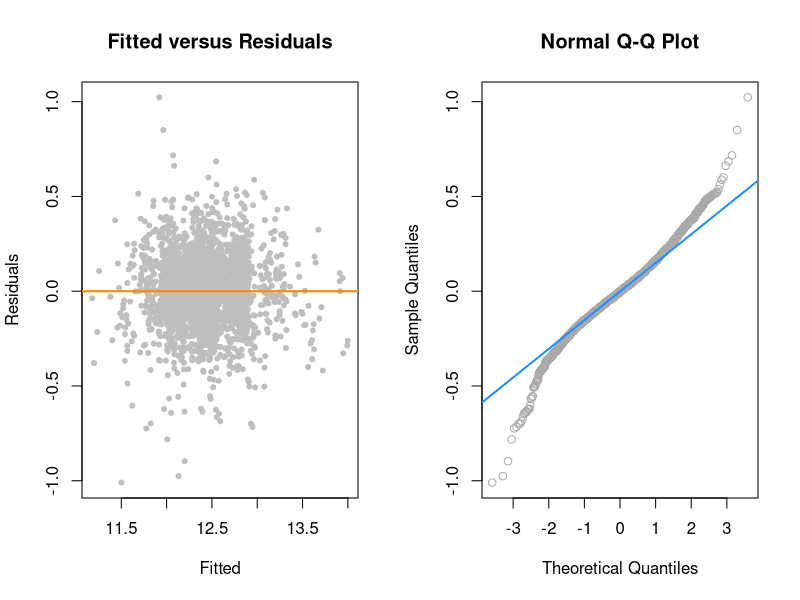
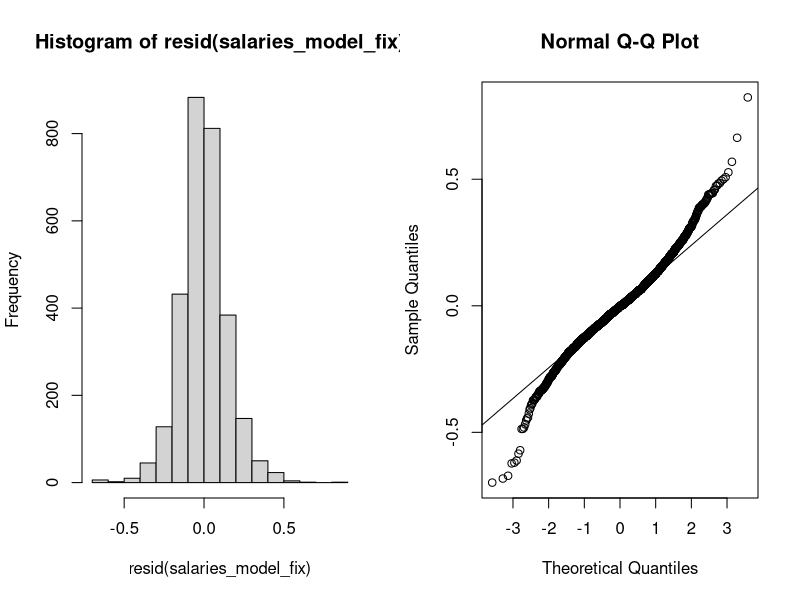
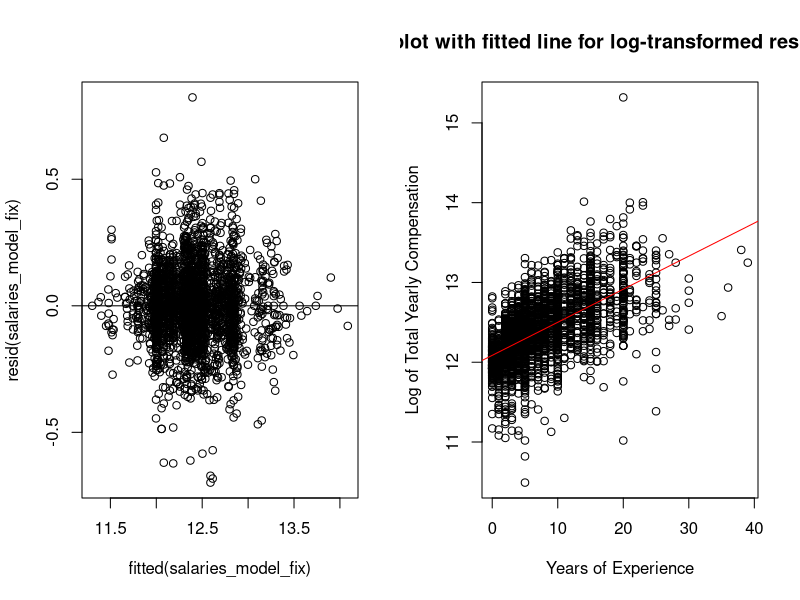
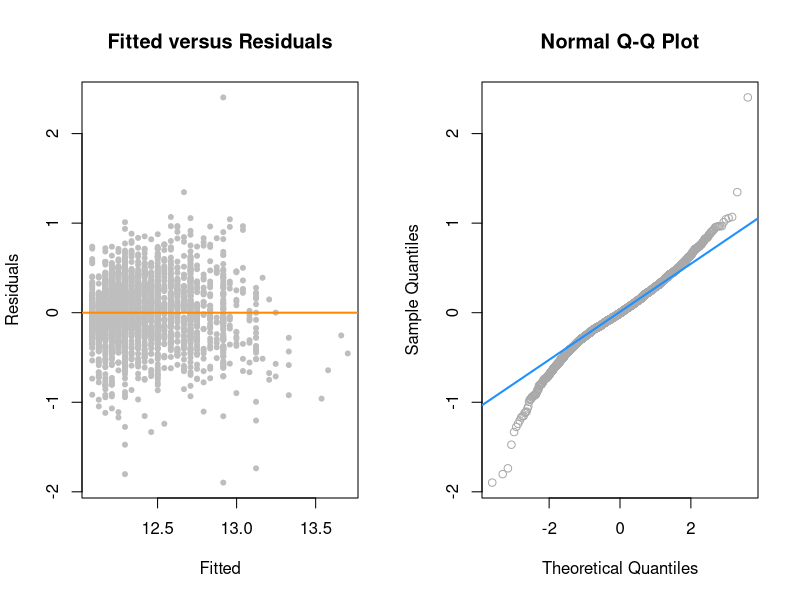
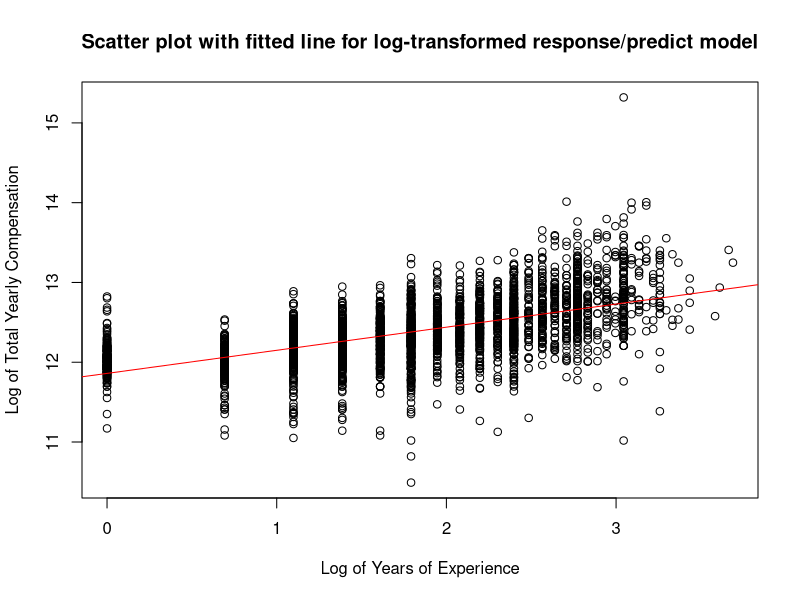
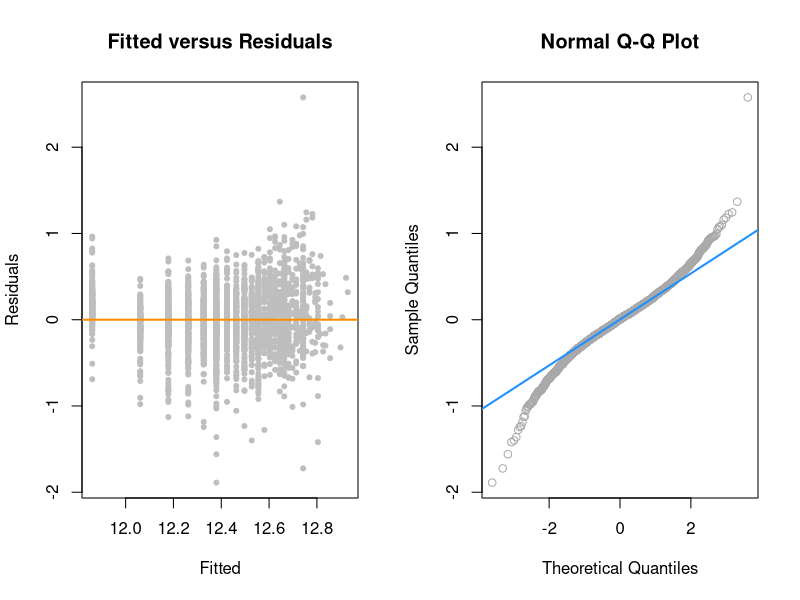
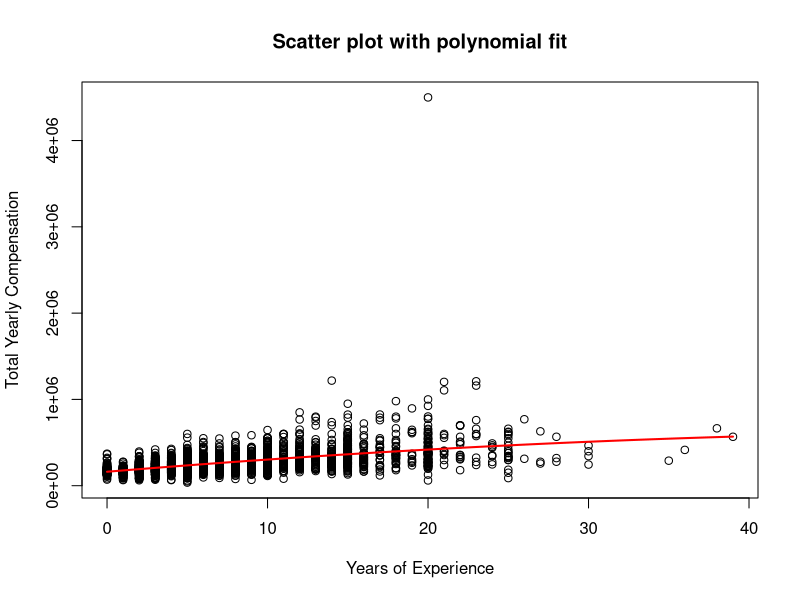
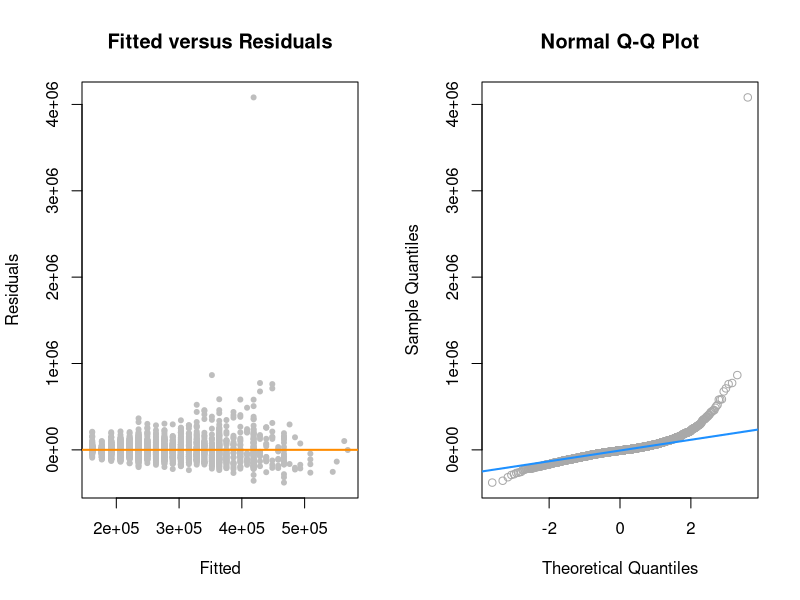

Source code (R) for these figures, in order:
## ---- chunk 1
#Loading dataset
library(readr)
library(stringr)
salaries = read_csv("Levels-Fyi-Salary-Data-Cleaned-US.csv")

#Remove NA records
salaries = na.omit(salaries)

#Create new column 'State' which only shows the Convert to State
salaries$state = str_sub(salaries$location,-2,-1)

#Changing some predictors to factors
salaries$company = as.factor(salaries$company)
salaries$level = as.factor(salaries$level)
salaries$title = as.factor(salaries$title)
salaries$location = as.factor(salaries$location)
salaries$state = as.factor(salaries$state)
salaries$gender = as.factor(salaries$gender)
salaries$Race = as.factor(salaries$Race)
salaries$Education = as.factor(salaries$Education)

#Feel free to uncomment until we get confirmation from TA on removing columns or not
#Variable Selection: Removed variables that contained redundant information 
#salaries = subset(salaries, select = c(company, level, title,
#                                       totalyearlycompensation,
#                                       yearsofexperience, yearsatcompany, tag,
#                                       basesalary, stockgrantvalue, bonus,
#                                       gender, Race, Education, state))

#Variable Selection: Removed variables that contained redundant information 
salaries = subset(salaries, select = c(company, level, title,
                                       totalyearlycompensation,
                                       yearsofexperience, yearsatcompany, tag,
                                       gender, Race, Education, state))
## ---- chunk 2
library(car)
library(lmtest)
library(boot)
set.seed(22)

get_loocv_rmse = function(model){
  sqrt(mean((resid(model) / (1 - hatvalues(model))) ^ 2))
}

trn_idx = sample(1:nrow(salaries), 1608)
trn = salaries[trn_idx, ]
tst = salaries[-trn_idx, ]

salaries_model = lm(totalyearlycompensation ~ ., data = trn)
salaries_model_back_aic = step(salaries_model, direction = "backward", trace = 0)

#Check for collinearity
car::vif(salaries_model_back_aic) #Nothing too bad, perhaps level is high

#Transform log response and add interactions to predictors to improve normality, linearity, constant variance, adjusted R-squared, and loocv-RMSE
aic_model_trans = lm(log(totalyearlycompensation) ~ (company + yearsofexperience) ^ 2 + title + gender + Race + Education + level, data = trn)

#Remove influential data from the model
aic_model_fix = lm(log(totalyearlycompensation) ~ (company + yearsofexperience) ^ 2 + title + gender + Race + Education + level, data = salaries, subset = cooks.distance(aic_model_trans) < 4 / length(cooks.distance(aic_model_trans)))

#Run diagnostics
summary(aic_model_fix)$adj 
get_loocv_rmse(aic_model_fix)
shapiro.test(resid(aic_model_fix))
bptest(aic_model_fix)

#Plot diagnostics
par(mfrow = c(1, 2))

# Residuals vs Fitted values plot
plot(fitted(aic_model_fix), resid(aic_model_fix), col = "grey", pch = 20,
     xlab = "Fitted", ylab = "Residuals", main = "Fitted versus Residuals")
abline(h = 0, col = "darkorange", lwd = 2)

# Q-Q plot
qqnorm(resid(aic_model_fix), main = "Normal Q-Q Plot", col = "darkgrey")
qqline(resid(aic_model_fix), col = "dodgerblue", lwd = 2)

#Simulation
num_sims = 1000
rmse_trn = rep(0, num_sims)
rmse_tst = rep(0, num_sims)

rmse = function(y, y_hat){
  sqrt(sum((y - y_hat) ^ 2) / length(y))
}

for(i in 1:num_sims){
  sim_fit = lm(log(totalyearlycompensation) ~ (company + yearsofexperience + title) ^ 2 + gender + Race + Education + level, data = trn)
  
  rmse_trn[i] = rmse(trn$totalyearlycompensation, exp(predict(sim_fit, trn)))
  rmse_tst[i] = rmse(tst$totalyearlycompensation, exp(predict(sim_fit, tst)))
}

mean(rmse_trn)
mean(rmse_tst)

salary_1 = data.frame(company = "Amazon", level = "L4", title = "Software Engineer", yearsofexperience = 0, gender = "Female", Race = "Asian", Education = "Master's Degree") #150000
salary_2 = data.frame(company = "Amazon", level = "L4", title = "Software Engineer", yearsofexperience = 2, gender = "Male", Race = "Hispanic", Education = "Bachelor's Degree") #152000
salary_3 = data.frame(company = "Google", level = "L5", title = "Software Engineer", yearsofexperience = 9, gender = "Male", Race = "Asian", Education = "PhD") #396000

exp(predict(aic_model_fix, newdata = salary_1))
exp(predict(aic_model_fix, newdata = salary_2))
exp(predict(aic_model_fix, newdata = salary_3))
## ---- chunk 3
salaries_model = lm(totalyearlycompensation ~ ., data = salaries)
## ---- chunk 4
#Didnt use p but n was used for model BIC models  
#p = length(coef(salaries_model))
n = length(resid(salaries_model))

#Backward AIC
salaries_model_back_aic = step(salaries_model,
                               direction = "backward", trace = 0)

#Backward BIC
salaries_model_back_bic = step(salaries_model, direction = "backward",
                               k = log(n), trace = 0)

salaries_model_start = lm(totalyearlycompensation ~ 1, data = salaries)

#Forward AIC
salaries_model_forw_aic = step(salaries_model_start, 
                               scope = totalyearlycompensation ~ company + level +
                               title + yearsofexperience + yearsatcompany + tag +
                               gender + Race + Education + state,
                               direction = "forward", trace = 0)

#Forward BIC
salaries_model_forw_bic = step(salaries_model_start, 
                               scope = totalyearlycompensation ~ company + level +
                               title + yearsofexperience + yearsatcompany + tag +
                               gender + Race + Education + state,
                               direction = "forward", k = log(n), trace = 0)

#Stepwise AIC
salaries_model_both_aic = step(salaries_model_start, 
                               scope = totalyearlycompensation ~ company + level +
                               title + yearsofexperience + yearsatcompany + tag +
                               gender + Race + Education + state,
                               direction = "both", trace = 0)

#Stepwise BIC
salaries_model_both_bic = step(salaries_model_start, 
                               scope = totalyearlycompensation ~ company + level +
                               title + yearsofexperience + yearsatcompany + tag +
                               gender + Race + Education + state,
                               direction = "both", k = log(n), trace = 0)
## ---- chunk 5
library(lmtest)
salaries_model_add = lm(log(totalyearlycompensation) ~ (yearsatcompany + company + title + state + level) ^ 2, data = salaries)
 
salaries_model_fix = lm(log(totalyearlycompensation) ~ (yearsatcompany + company + title + state + level) ^ 2, data = salaries, subset = cooks.distance(salaries_model_add) < 4 / length(cooks.distance(salaries_model_add)))

hist(resid(salaries_model_fix))
 
#salaries_model_int = lm(totalyearlycompensation ~ level * title * yearsofexperience * yearsatcompany, data = salaries)

#anova(salaries_model_add, salaries_model_int)
#summary(salaries_model_int)

#salaries_model_three_int = lm(totalyearlycompensation ~ company * level * yearsofexperience, data = salaries)

qqnorm(resid(salaries_model_fix))
qqline(resid(salaries_model_fix))
plot(fitted(salaries_model_fix), resid(salaries_model_fix))
abline(h=0)
shapiro.test(resid(salaries_model_fix))
bptest(salaries_model_fix)
#anova(salaries_model_add, salaries_model_two_int)

#anova(salaries_model_two_int, salaries_model_three_int)

## ---- chunk 6
# Create a model with transformed predictors
salaries_model_res_trans= lm(log(totalyearlycompensation) ~ yearsofexperience, data = salaries)
summary(salaries_model_res_trans)

# Plot the data
 plot(log(totalyearlycompensation) ~ yearsofexperience, data = salaries,
      xlab = "Years of Experience",
      ylab = "Log of Total Yearly Compensation",
      main = "Scatter plot with fitted line for log-transformed response model")

# Add the fitted line
abline(salaries_model_res_trans, col = "red")

par(mfrow = c(1, 2))

# Residuals vs Fitted values plot
plot(fitted(salaries_model_res_trans), resid(salaries_model_res_trans), col = "grey", pch = 20,
     xlab = "Fitted", ylab = "Residuals", main = "Fitted versus Residuals")
abline(h = 0, col = "darkorange", lwd = 2)

# Q-Q plot
qqnorm(resid(salaries_model_res_trans), main = "Normal Q-Q Plot", col = "darkgrey")
qqline(resid(salaries_model_res_trans), col = "dodgerblue", lwd = 2)

library(lmtest)
bptest(salaries_model_res_trans)
shapiro.test(resid(salaries_model_res_trans))

# Build a linear model with log-transformed response and predictor
salaries_model_res_pred_trans = lm(log(totalyearlycompensation) ~ log(yearsofexperience+1), data = salaries)

summary(salaries_model_res_pred_trans)

par(mfrow = c(1, 1))

# Plot the data
 plot(log(totalyearlycompensation) ~ log(yearsofexperience+1), data = salaries,
      xlab = "Log of Years of Experience",
      ylab = "Log of Total Yearly Compensation",
      main = "Scatter plot with fitted line for log-transformed response/predict model")

# Add the fitted line
abline(salaries_model_res_pred_trans, col = "red")

par(mfrow = c(1, 2))

# Residuals vs Fitted values plot
plot(fitted(salaries_model_res_pred_trans), resid(salaries_model_res_pred_trans), col = "grey", pch = 20,
     xlab = "Fitted", ylab = "Residuals", main = "Fitted versus Residuals")
abline(h = 0, col = "darkorange", lwd = 2)

# Q-Q plot
qqnorm(resid(salaries_model_res_pred_trans), main = "Normal Q-Q Plot", col = "darkgrey")
qqline(resid(salaries_model_res_pred_trans), col = "dodgerblue", lwd = 2)

library(lmtest)
bptest(salaries_model_res_pred_trans)
shapiro.test(resid(salaries_model_res_pred_trans))


# Create a model with transformed predictors
salaries_model_pred_trans = lm(totalyearlycompensation ~ yearsofexperience + I(yearsofexperience^2), data = salaries)

# Summarize the model
summary(salaries_model_pred_trans)

par(mfrow = c(1, 1))

# Plot the data
plot(totalyearlycompensation ~ yearsofexperience, data = salaries,
     xlab = "Years of Experience",
     ylab = "Total Yearly Compensation",
     main = "Scatter plot with polynomial fit")

# Add the polynomial fit
years = seq(min(salaries$yearsofexperience), max(salaries$yearsofexperience), length.out = 100)
predicted_compensation = predict(salaries_model_pred_trans, newdata = data.frame(yearsofexperience = years))

lines(years, predicted_compensation, col = "red", lwd = 2)

par(mfrow = c(1, 2))

# Residuals vs Fitted values plot
plot(fitted(salaries_model_pred_trans), resid(salaries_model_pred_trans), col = "grey", pch = 20,
     xlab = "Fitted", ylab = "Residuals", main = "Fitted versus Residuals")
abline(h = 0, col = "darkorange", lwd = 2)

# Q-Q plot
qqnorm(resid(salaries_model_pred_trans), main = "Normal Q-Q Plot", col = "darkgrey")
qqline(resid(salaries_model_pred_trans), col = "dodgerblue", lwd = 2)

library(lmtest)
bptest(salaries_model_pred_trans)
shapiro.test(resid(salaries_model_pred_trans))

## ---- chunk 7
library(car)
library(lmtest)

get_loocv_rmse = function(model){
  sqrt(mean((resid(model) / (1 - hatvalues(model))) ^ 2))
}
#start_model = lm(log(totalyearlycompensation) ~ . ^ 2, data = salaries)
#aic_model = step(start_model, direction = "backward", trace = 0)
#Check for collinearity
car::vif(salaries_model_both_aic) #Nothing too bad, perhaps level is high

#Transform log response and add interactions to predictors to improve normality, linearity, constant variance, adjusted R-squared, and loocv-RMSE
aic_model_trans_2 = lm(log(totalyearlycompensation) ~ (company + yearsofexperience + title) ^ 2 + level + gender + Race + Education, data = salaries)

aic_model_trans = lm(log(totalyearlycompensation) ~ (company + yearsofexperience + title) ^ 2 + gender + Race + Education + level, data = salaries)

anova(aic_model_trans, aic_model_trans_2)

#Remove influential data from the model
aic_model_fix = lm(log(totalyearlycompensation) ~ (company + yearsofexperience + title) ^ 2 + gender + Race + Education + level, data = salaries, subset = cooks.distance(aic_model_trans) < 4 / length(cooks.distance(aic_model_trans)))

#Run diagnostics
summary(aic_model_fix)$adj 
get_loocv_rmse(aic_model_fix)
shapiro.test(resid(aic_model_fix))
bptest(aic_model_fix)

#Plot diagnostics
par(mfrow = c(1, 2))

# Residuals vs Fitted values plot
plot(fitted(aic_model_fix), resid(aic_model_fix), col = "grey", pch = 20,
     xlab = "Fitted", ylab = "Residuals", main = "Fitted versus Residuals")
abline(h = 0, col = "darkorange", lwd = 2)

# Q-Q plot
qqnorm(resid(aic_model_fix), main = "Normal Q-Q Plot", col = "darkgrey")
qqline(resid(aic_model_fix), col = "dodgerblue", lwd = 2)
